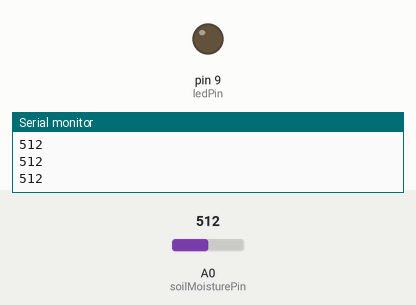
This sketch was run on a simulated Arduino Uno, built with avr-gcc and run on an emulated ATmega328P. Parts: output pins drawn as LEDs (lit = HIGH), the last lines printed to the serial monitor. Dashed ring = blinking. The inputs (shaded band) are chosen by the test bench; at power-on: A0 (soilMoisturePin) = 512.

Above: at 1.2 s.
1.3 s: A0 (soilMoisturePin) set to 317
2.8 s: A0 (soilMoisturePin) set to 283
At 3.2 s:
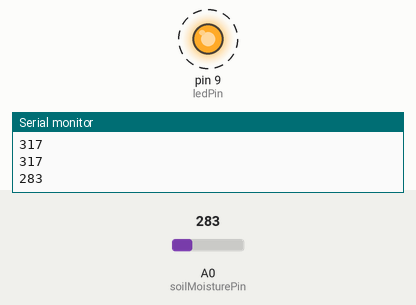
5.8 s: A0 (soilMoisturePin) set to 306
At 6.5 s:
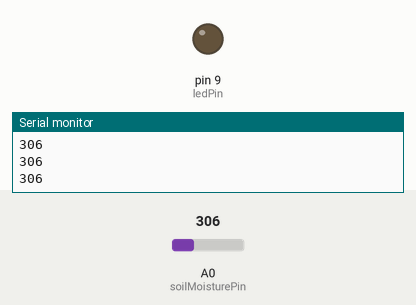
7.3 s: A0 (soilMoisturePin) set to 290
At 7.7 s:
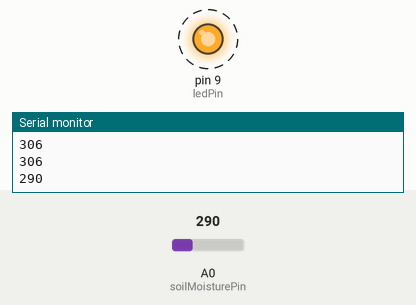
Timing chart, 0 to 11.3 s (numbered marks = the images above; inputs shaded):
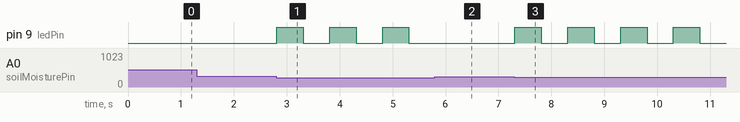

Measured:
- the behaviour switches between 300 and 299 on A0 (soilMoisturePin) (found by bisection; images 0 and 1)
- after the input at 2.8 s, pin 9 (ledPin): alternates HIGH for 0.50 s and LOW for 0.50 s, starting at once
- after the input at 5.8 s, pin 9 (ledPin): stays LOW (without the input it goes to HIGH after 0.01 s)
- after the input at 7.3 s, pin 9 (ledPin): alternates HIGH for 0.50 s and LOW for 0.50 s, starting at once

The sketch:

nanoled.ino
```cpp
const int soilMoisturePin = A0;  // Define the analog pin for soil moisture sensor
const int ledPin = 9;           // Define the pin for the LED

void setup() {
  pinMode(soilMoisturePin, INPUT);  // Set the soil moisture pin as input
  pinMode(ledPin, OUTPUT);         // Set the LED pin as output
  Serial.begin(9600);              // Initialize serial communication
}

void loop() {
  int soilMoistureValue = analogRead(soilMoisturePin);  // Read the soil moisture value
  Serial.println(soilMoistureValue);                    // Print the value to Serial Monitor

// When no water comes in contact with sensor, LED starts blinking
  if (soilMoistureValue < 300) {  // This is just a demo value
    digitalWrite(ledPin, HIGH);  // Turn on the LED
    delay(500);                   // Delay for 0.5 seconds
    digitalWrite(ledPin, LOW);   // Turn off the LED
    delay(500);                   // Delay for 0.5 seconds
  } else {
    digitalWrite(ledPin, LOW);   // Turn off the LED
}
}
```
